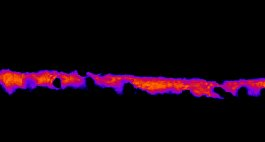
#> input picture 2Md7v.jpg, 265 x 142 px
$ python fit_test.py
#> lines starting #> are read from the running program, lines starting #| are printed output that depends on the picture; after the words box and inside, x2 and y2 are one past the last pixel; in counts of white or black regions, pixels touching at a corner belong together
import numpy as np
import matplotlib.pyplot as plt

def rgb2gray(rgb):
    return np.dot(rgb[...,:3], [0.299, 0.587, 0.114])

def feature(x, order=3):
    """Generate polynomial feature of the form
    [1, x, x^2, ..., x^order] where x is the column of x-coordinates
    and 1 is the column of ones for the intercept.
    """
    x = x.reshape(-1, 1)
    return np.power(x, np.arange(order+1).reshape(1, -1))

I_orig = plt.imread("2Md7v.jpg")
#> I_orig is the input picture: shape (142, 265, 3); mean R, G, B 17.6, 2.3, 12.6
# Convert to grayscale
I = rgb2gray(I_orig)
#> in rgb2gray, `return np.dot(rgb[...,:3], [0.299, 0.587, 0.114])`:
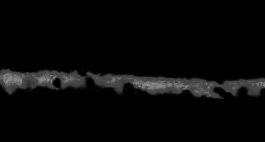
#> returned value: shape (142, 265) float64; min 0, max 149.3, mean 8.1

# Mask out region
mask = I > 20
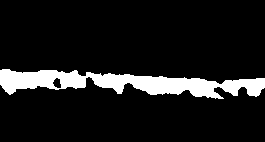
#> mask: shape (142, 265) bool; 10.5% white; 1 white region, box (x1, y1, x2, y2) and area: (0, 69, 265, 99) 3964

# Get coordinates of pixels corresponding to marked region
X = np.argwhere(mask)
#> X = 3964 pairs, first value 69 to 98, second value 0 to 264

# Use the value as weights later
weights = I[mask] / float(I.max())
#> weights = 3964 values, max 1 at index 1057, min 0.134 at index 355, mean 0.489
# Convert to diagonal matrix
W = np.diag(weights)
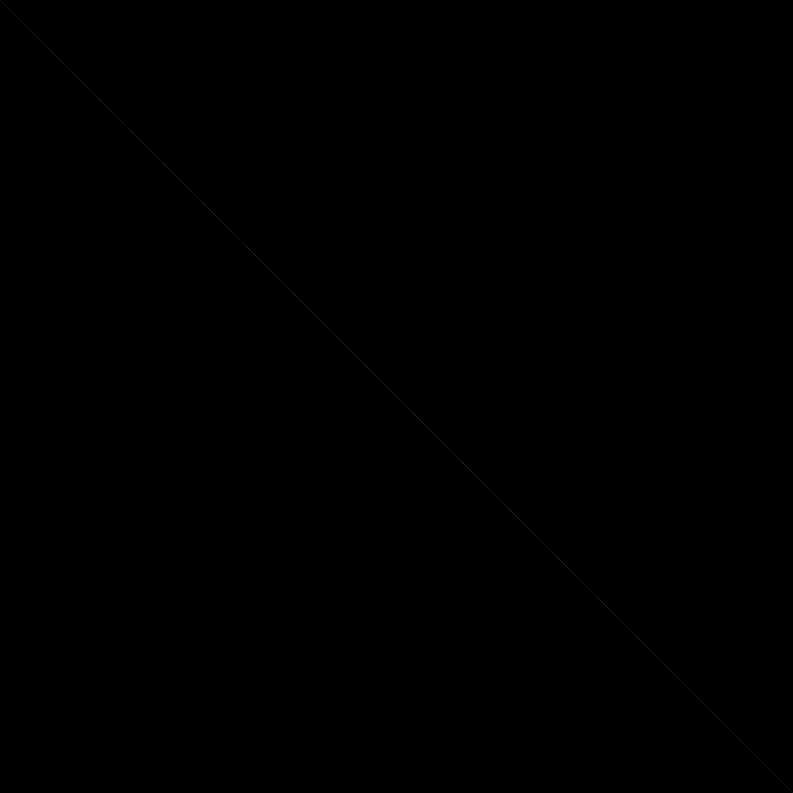
#> W: shape (3964, 3964) float64 (shown at 1/5 size); min 0, max 1, mean 0.000123

# Column indices
x = X[:, 1].reshape(-1, 1)
#> x = 3964 values, max 264 at index 1008, min 0 at index 8, mean 126.7
# Row indices to predict. Note origin is at top left corner
y = X[:, 0]
#> y = 3964 values from 69 to 98


# Ridge regression, i.e., least squares with l2 regularization.
# Should probably use a more numerically stable implementation,
# e.g., that in Scikit-Learn
# alpha is regularization parameter. Larger alpha => less flexible curve
alpha = 0.01

# Construct data matrix, A
order = 3
A = feature(x, order)
# w = inv (A^T A + alpha * I) A^T y
w_unweighted = np.linalg.pinv( A.T.dot(A) + alpha * np.eye(A.shape[1])).dot(A.T).dot(y)
#> w_unweighted = [81.38, -0.118, 0.00142, -3.5e-06]
# w = inv (A^T W A + alpha * I) A^T W y
w_weighted = np.linalg.pinv( A.T.dot(W).dot(A) + alpha * \
                             np.eye(A.shape[1])).dot(A.T).dot(W).dot(y)
#> w_weighted = [80.77, -0.111, 0.00141, -3.53e-06]


# Generate test points
n_samples = 50
x_test = np.linspace(0, I_orig.shape[1], n_samples)
#> x_test = 50 values from 0 to 265
X_test = feature(x_test, order)

# Predict y coordinates at test points
y_test_unweighted = X_test.dot(w_unweighted)
#> y_test_unweighted = 50 values, max 87.06 at index 41, min 78.61 at index 9, mean 82.8
y_test_weighted = X_test.dot(w_weighted)
#> y_test_weighted = 50 values, max 86.89 at index 40, min 78.3 at index 9, mean 82.59

# Display
fig, ax = plt.subplots(1, 1, figsize=(10, 5))
ax.imshow(I_orig)
ax.plot(x_test, y_test_unweighted, color="green", marker='o', label="Unweighted")
ax.plot(x_test, y_test_weighted, color="blue", marker='x', label="Weighted")
fig.legend()
fig.savefig("curve.png")
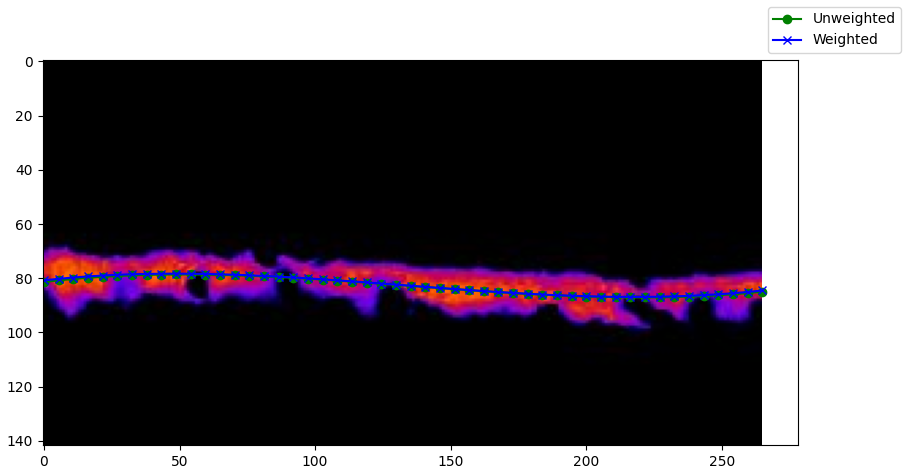
#> figure drawn by matplotlib, 1 panel
